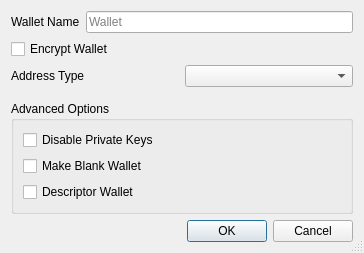
<?xml version="1.0" encoding="UTF-8"?>
<ui version="4.0">
 <class>CreateWalletDialog</class>
 <widget class="QDialog" name="CreateWalletDialog">
  <property name="geometry">
   <rect>
    <x>0</x>
    <y>0</y>
    <width>364</width>
    <height>249</height>
   </rect>
  </property>
  <property name="windowTitle">
   <string>Create Wallet</string>
  </property>
  <property name="sizeGripEnabled">
   <bool>true</bool>
  </property>
  <layout class="QVBoxLayout" name="verticalLayout">
   <item>
    <layout class="QHBoxLayout" name="horizontalLayout">
     <item>
      <widget class="QLabel" name="wallet_name_label">
       <property name="text">
        <string>Wallet Name</string>
       </property>
      </widget>
     </item>
     <item>
      <widget class="QLineEdit" name="wallet_name_line_edit">
       <property name="minimumSize">
        <size>
         <width>262</width>
         <height>0</height>
        </size>
       </property>
       <property name="placeholderText">
        <string>Wallet</string>
       </property>
      </widget>
     </item>
    </layout>
   </item>
   <item>
    <widget class="QCheckBox" name="encrypt_wallet_checkbox">
     <property name="toolTip">
      <string>Encrypt the wallet. The wallet will be encrypted with a passphrase of your choice.</string>
     </property>
     <property name="text">
      <string>Encrypt Wallet</string>
     </property>
     <property name="checked">
      <bool>false</bool>
     </property>
    </widget>
   </item>
   <item>
    <layout class="QHBoxLayout" name="address_type_layout">
     <item>
      <widget class="QLabel" name="address_type_label">
       <property name="text">
        <string>Address Type</string>
       </property>
      </widget>
     </item>
     <item>
      <widget class="QComboBox" name="address_type_combo">
       <property name="toolTip">
        <string>Select the default address type for this wallet</string>
       </property>
      </widget>
     </item>
    </layout>
   </item>
   <item>
    <spacer name="verticalSpacer_1">
     <property name="orientation">
      <enum>Qt::Vertical</enum>
     </property>
     <property name="sizeType">
      <enum>QSizePolicy::Fixed</enum>
     </property>
     <property name="sizeHint" stdset="0">
      <size>
       <width>20</width>
       <height>8</height>
      </size>
     </property>
    </spacer>
   </item>
   <item>
    <widget class="QGroupBox" name="groupBox">
     <property name="title">
      <string>Advanced Options</string>
     </property>
     <layout class="QVBoxLayout" name="verticalLayout_groupbox">
      <item>
       <widget class="QCheckBox" name="disable_privkeys_checkbox">
        <property name="enabled">
         <bool>true</bool>
        </property>
        <property name="toolTip">
         <string>Disable private keys for this wallet. Wallets with private keys disabled will have no private keys and cannot have an HD seed or imported private keys. This is ideal for watch-only wallets.</string>
        </property>
        <property name="text">
         <string>Disable Private Keys</string>
        </property>
       </widget>
      </item>
      <item>
       <widget class="QCheckBox" name="blank_wallet_checkbox">
        <property name="toolTip">
         <string>Make a blank wallet. Blank wallets do not initially have private keys or scripts. Private keys and addresses can be imported, or an HD seed can be set, at a later time.</string>
        </property>
        <property name="text">
         <string>Make Blank Wallet</string>
        </property>
       </widget>
      </item>
      <item>
       <widget class="QCheckBox" name="descriptor_checkbox">
        <property name="toolTip">
         <string>Use descriptors for scriptPubKey management</string>
        </property>
        <property name="text">
         <string>Descriptor Wallet</string>
        </property>
       </widget>
      </item>
     </layout>
    </widget>
   </item>
   <item>
    <spacer name="verticalSpacer_2">
     <property name="orientation">
      <enum>Qt::Vertical</enum>
     </property>
     <property name="sizeHint" stdset="0">
      <size>
       <width>20</width>
       <height>0</height>
      </size>
     </property>
    </spacer>
   </item>
   <item>
    <widget class="QDialogButtonBox" name="buttonBox">
     <property name="orientation">
      <enum>Qt::Horizontal</enum>
     </property>
     <property name="standardButtons">
      <set>QDialogButtonBox::Cancel|QDialogButtonBox::Ok</set>
     </property>
    </widget>
   </item>
  </layout>
 </widget>
 <tabstops>
  <tabstop>wallet_name_line_edit</tabstop>
  <tabstop>encrypt_wallet_checkbox</tabstop>
  <tabstop>disable_privkeys_checkbox</tabstop>
  <tabstop>blank_wallet_checkbox</tabstop>
  <tabstop>descriptor_checkbox</tabstop>
 </tabstops>
 <resources/>
 <connections>
  <connection>
   <sender>buttonBox</sender>
   <signal>accepted()</signal>
   <receiver>CreateWalletDialog</receiver>
   <slot>accept()</slot>
   <hints>
    <hint type="sourcelabel">
     <x>248</x>
     <y>254</y>
    </hint>
    <hint type="destinationlabel">
     <x>157</x>
     <y>274</y>
    </hint>
   </hints>
  </connection>
  <connection>
   <sender>buttonBox</sender>
   <signal>rejected()</signal>
   <receiver>CreateWalletDialog</receiver>
   <slot>reject()</slot>
   <hints>
    <hint type="sourcelabel">
     <x>316</x>
     <y>260</y>
    </hint>
    <hint type="destinationlabel">
     <x>286</x>
     <y>274</y>
    </hint>
   </hints>
  </connection>
 </connections>
</ui>
